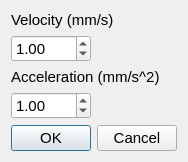
<?xml version="1.0" encoding="UTF-8"?>
<ui version="4.0">
 <class>Dialog</class>
 <widget class="QDialog" name="Dialog">
  <property name="geometry">
   <rect>
    <x>0</x>
    <y>0</y>
    <width>174</width>
    <height>158</height>
   </rect>
  </property>
  <property name="font">
   <font>
    <family>Arial</family>
    <pointsize>11</pointsize>
   </font>
  </property>
  <property name="windowTitle">
   <string>Dialog</string>
  </property>
  <layout class="QGridLayout" name="gridLayout">
   <item row="0" column="0">
    <layout class="QVBoxLayout" name="verticalLayout">
     <item>
      <widget class="QLabel" name="label_2">
       <property name="text">
        <string>Velocity (mm/s)</string>
       </property>
      </widget>
     </item>
     <item>
      <widget class="QDoubleSpinBox" name="spinBoxVelocity">
       <property name="enabled">
        <bool>true</bool>
       </property>
       <property name="maximumSize">
        <size>
         <width>80</width>
         <height>16777215</height>
        </size>
       </property>
       <property name="readOnly">
        <bool>false</bool>
       </property>
       <property name="buttonSymbols">
        <enum>QAbstractSpinBox::UpDownArrows</enum>
       </property>
       <property name="minimum">
        <double>0.100000000000000</double>
       </property>
       <property name="maximum">
        <double>2.500000000000000</double>
       </property>
       <property name="singleStep">
        <double>0.100000000000000</double>
       </property>
       <property name="value">
        <double>1.000000000000000</double>
       </property>
      </widget>
     </item>
     <item>
      <widget class="QLabel" name="label_3">
       <property name="text">
        <string>Acceleration (mm/s^2)</string>
       </property>
      </widget>
     </item>
     <item>
      <widget class="QDoubleSpinBox" name="spinBoxAcceleration">
       <property name="maximumSize">
        <size>
         <width>80</width>
         <height>16777215</height>
        </size>
       </property>
       <property name="maximum">
        <double>10.000000000000000</double>
       </property>
       <property name="singleStep">
        <double>0.100000000000000</double>
       </property>
       <property name="value">
        <double>1.000000000000000</double>
       </property>
      </widget>
     </item>
     <item>
      <spacer name="verticalSpacer">
       <property name="orientation">
        <enum>Qt::Vertical</enum>
       </property>
       <property name="sizeHint" stdset="0">
        <size>
         <width>20</width>
         <height>40</height>
        </size>
       </property>
      </spacer>
     </item>
    </layout>
   </item>
   <item row="1" column="0">
    <widget class="QDialogButtonBox" name="buttonBox">
     <property name="orientation">
      <enum>Qt::Horizontal</enum>
     </property>
     <property name="standardButtons">
      <set>QDialogButtonBox::Cancel|QDialogButtonBox::Ok</set>
     </property>
    </widget>
   </item>
  </layout>
 </widget>
 <resources/>
 <connections>
  <connection>
   <sender>buttonBox</sender>
   <signal>accepted()</signal>
   <receiver>Dialog</receiver>
   <slot>accept()</slot>
   <hints>
    <hint type="sourcelabel">
     <x>248</x>
     <y>254</y>
    </hint>
    <hint type="destinationlabel">
     <x>157</x>
     <y>274</y>
    </hint>
   </hints>
  </connection>
  <connection>
   <sender>buttonBox</sender>
   <signal>rejected()</signal>
   <receiver>Dialog</receiver>
   <slot>reject()</slot>
   <hints>
    <hint type="sourcelabel">
     <x>316</x>
     <y>260</y>
    </hint>
    <hint type="destinationlabel">
     <x>286</x>
     <y>274</y>
    </hint>
   </hints>
  </connection>
 </connections>
</ui>
